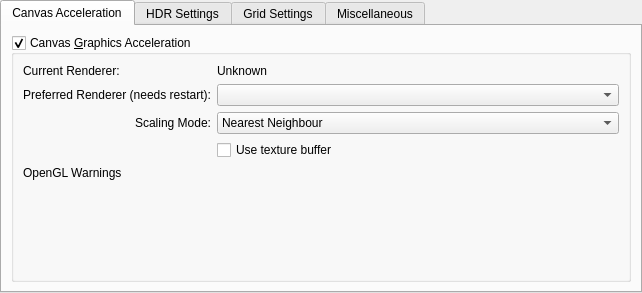
<?xml version="1.0" encoding="UTF-8"?>
<ui version="4.0">
 <author>
    SPDX-FileCopyrightText: none
    SPDX-License-Identifier: GPL-3.0-or-later
  </author>
 <class>WdgDisplaySettings</class>
 <widget class="QWidget" name="WdgDisplaySettings">
  <property name="geometry">
   <rect>
    <x>0</x>
    <y>0</y>
    <width>642</width>
    <height>293</height>
   </rect>
  </property>
  <property name="sizePolicy">
   <sizepolicy hsizetype="MinimumExpanding" vsizetype="MinimumExpanding">
    <horstretch>0</horstretch>
    <verstretch>0</verstretch>
   </sizepolicy>
  </property>
  <property name="windowTitle">
   <string>Display</string>
  </property>
  <layout class="QVBoxLayout" name="verticalLayout">
   <property name="leftMargin">
    <number>0</number>
   </property>
   <property name="topMargin">
    <number>0</number>
   </property>
   <property name="rightMargin">
    <number>0</number>
   </property>
   <property name="bottomMargin">
    <number>0</number>
   </property>
   <item>
    <widget class="QTabWidget" name="tabWidget">
     <property name="currentIndex">
      <number>0</number>
     </property>
     <widget class="QWidget" name="tab">
      <attribute name="title">
       <string>Canvas Acceleration</string>
      </attribute>
      <layout class="QGridLayout" name="gridLayout">
       <item row="0" column="0">
        <widget class="QGroupBox" name="grpOpenGL">
         <property name="sizePolicy">
          <sizepolicy hsizetype="Preferred" vsizetype="Preferred">
           <horstretch>0</horstretch>
           <verstretch>0</verstretch>
          </sizepolicy>
         </property>
         <property name="title">
          <string>Canvas &amp;Graphics Acceleration</string>
         </property>
         <property name="checkable">
          <bool>true</bool>
         </property>
         <layout class="QGridLayout">
          <item row="2" column="1">
           <widget class="QComboBox" name="cmbFilterMode">
            <property name="sizePolicy">
             <sizepolicy hsizetype="Preferred" vsizetype="Fixed">
              <horstretch>0</horstretch>
              <verstretch>0</verstretch>
             </sizepolicy>
            </property>
            <property name="currentIndex">
             <number>0</number>
            </property>
            <item>
             <property name="text">
              <string>Nearest Neighbour</string>
             </property>
            </item>
            <item>
             <property name="text">
              <string>Bilinear Filtering</string>
             </property>
            </item>
            <item>
             <property name="text">
              <string>Trilinear Filtering</string>
             </property>
            </item>
            <item>
             <property name="text">
              <string>High Quality Filtering</string>
             </property>
            </item>
           </widget>
          </item>
          <item row="0" column="0">
           <widget class="QLabel" name="label_6">
            <property name="text">
             <string>Current Renderer:</string>
            </property>
           </widget>
          </item>
          <item row="3" column="1">
           <widget class="QCheckBox" name="chkUseTextureBuffer">
            <property name="sizePolicy">
             <sizepolicy hsizetype="Preferred" vsizetype="Fixed">
              <horstretch>0</horstretch>
              <verstretch>0</verstretch>
             </sizepolicy>
            </property>
            <property name="toolTip">
             <string>&lt;html&gt;&lt;head/&gt;&lt;body&gt;&lt;p&gt;Use Texture Buffering. This can be faster on some GPU/Driver combinations (like Intel) or broken on some others (like AMD/Radeon).&lt;/p&gt;&lt;/body&gt;&lt;/html&gt;</string>
            </property>
            <property name="text">
             <string>Use texture buffer</string>
            </property>
           </widget>
          </item>
          <item row="1" column="1">
           <widget class="QComboBox" name="cmbPreferredRenderer">
            <property name="sizePolicy">
             <sizepolicy hsizetype="Preferred" vsizetype="Fixed">
              <horstretch>0</horstretch>
              <verstretch>0</verstretch>
             </sizepolicy>
            </property>
           </widget>
          </item>
          <item row="4" column="0" colspan="2">
           <widget class="QLabel" name="lblOpenGLWarnings">
            <property name="text">
             <string notr="true">OpenGL Warnings</string>
            </property>
            <property name="textFormat">
             <enum>Qt::RichText</enum>
            </property>
            <property name="wordWrap">
             <bool>true</bool>
            </property>
           </widget>
          </item>
          <item row="1" column="0">
           <widget class="QLabel" name="lblPreferredRenderer">
            <property name="sizePolicy">
             <sizepolicy hsizetype="Fixed" vsizetype="Minimum">
              <horstretch>0</horstretch>
              <verstretch>0</verstretch>
             </sizepolicy>
            </property>
            <property name="text">
             <string>Preferred Renderer (needs restart):</string>
            </property>
            <property name="alignment">
             <set>Qt::AlignRight|Qt::AlignTrailing|Qt::AlignVCenter</set>
            </property>
           </widget>
          </item>
          <item row="0" column="1">
           <widget class="QLabel" name="lblCurrentRenderer">
            <property name="text">
             <string>Unknown</string>
            </property>
           </widget>
          </item>
          <item row="2" column="0">
           <widget class="QLabel" name="label">
            <property name="sizePolicy">
             <sizepolicy hsizetype="Minimum" vsizetype="Minimum">
              <horstretch>0</horstretch>
              <verstretch>0</verstretch>
             </sizepolicy>
            </property>
            <property name="text">
             <string>Scaling Mode:</string>
            </property>
            <property name="alignment">
             <set>Qt::AlignRight|Qt::AlignTrailing|Qt::AlignVCenter</set>
            </property>
           </widget>
          </item>
          <item row="5" column="0" colspan="2">
           <spacer name="verticalSpacer_3">
            <property name="orientation">
             <enum>Qt::Vertical</enum>
            </property>
            <property name="sizeHint" stdset="0">
             <size>
              <width>20</width>
              <height>40</height>
             </size>
            </property>
           </spacer>
          </item>
         </layout>
        </widget>
       </item>
      </layout>
     </widget>
     <widget class="QWidget" name="tabHDR">
      <property name="enabled">
       <bool>true</bool>
      </property>
      <attribute name="title">
       <string>HDR Settings</string>
      </attribute>
      <layout class="QFormLayout" name="formLayout">
       <item row="0" column="1">
        <widget class="QLabel" name="lblCurrentDisplayFormat">
         <property name="text">
          <string>Current Display Format</string>
         </property>
        </widget>
       </item>
       <item row="0" column="0">
        <widget class="QLabel" name="label_7">
         <property name="text">
          <string>Display Format:</string>
         </property>
        </widget>
       </item>
       <item row="1" column="1">
        <widget class="QLabel" name="lblCurrentRootSurfaceFormat">
         <property name="text">
          <string>Current Surface Value</string>
         </property>
        </widget>
       </item>
       <item row="1" column="0">
        <widget class="QLabel" name="label_5">
         <property name="text">
          <string>Current Output Format:</string>
         </property>
        </widget>
       </item>
       <item row="2" column="1">
        <widget class="QComboBox" name="cmbPreferedRootSurfaceFormat"/>
       </item>
       <item row="2" column="0">
        <widget class="QLabel" name="label_9">
         <property name="text">
          <string>Preferred Output Format:</string>
         </property>
        </widget>
       </item>
       <item row="3" column="1">
        <widget class="QGroupBox" name="grpHDRWarning">
         <property name="title">
          <string/>
         </property>
         <layout class="QHBoxLayout" name="horizontalLayout_5">
          <item>
           <widget class="QLabel" name="lblHDRWarningIcon">
            <property name="text">
             <string>TextLabel</string>
            </property>
            <property name="alignment">
             <set>Qt::AlignLeading|Qt::AlignLeft|Qt::AlignTop</set>
            </property>
           </widget>
          </item>
          <item>
           <widget class="QLabel" name="lblHDRWarning">
            <property name="sizePolicy">
             <sizepolicy hsizetype="MinimumExpanding" vsizetype="Preferred">
              <horstretch>0</horstretch>
              <verstretch>0</verstretch>
             </sizepolicy>
            </property>
            <property name="text">
             <string>HDR Warning..................................</string>
            </property>
           </widget>
          </item>
         </layout>
        </widget>
       </item>
       <item row="4" column="0" colspan="2">
        <spacer name="verticalSpacer_2">
         <property name="orientation">
          <enum>Qt::Vertical</enum>
         </property>
         <property name="sizeHint" stdset="0">
          <size>
           <width>20</width>
           <height>40</height>
          </size>
         </property>
        </spacer>
       </item>
      </layout>
     </widget>
     <widget class="QWidget" name="tab_3">
      <attribute name="title">
       <string>Grid Settings</string>
      </attribute>
      <layout class="QFormLayout" name="formLayout_2">
       <item row="0" column="0">
        <widget class="QLabel" name="label_4">
         <property name="sizePolicy">
          <sizepolicy hsizetype="Minimum" vsizetype="Preferred">
           <horstretch>0</horstretch>
           <verstretch>0</verstretch>
          </sizepolicy>
         </property>
         <property name="text">
          <string>Transparency Checkerboard:</string>
         </property>
         <property name="alignment">
          <set>Qt::AlignRight|Qt::AlignTrailing|Qt::AlignVCenter</set>
         </property>
        </widget>
       </item>
       <item row="0" column="1">
        <widget class="QFrame" name="frame_4">
         <layout class="QHBoxLayout" name="horizontalLayout_3">
          <property name="leftMargin">
           <number>0</number>
          </property>
          <property name="topMargin">
           <number>0</number>
          </property>
          <property name="rightMargin">
           <number>0</number>
          </property>
          <property name="bottomMargin">
           <number>0</number>
          </property>
          <item>
           <widget class="KisColorButton" name="colorChecks2"/>
          </item>
          <item>
           <widget class="KisColorButton" name="colorChecks1"/>
          </item>
          <item>
           <widget class="QLabel" name="lblCheckSize">
            <property name="text">
             <string>Size:</string>
            </property>
           </widget>
          </item>
          <item>
           <widget class="KisIntParseSpinBox" name="intCheckSize">
            <property name="suffix">
             <string> px</string>
            </property>
            <property name="maximum">
             <number>256</number>
            </property>
            <property name="value">
             <number>32</number>
            </property>
           </widget>
          </item>
          <item>
           <spacer name="horizontalSpacer">
            <property name="orientation">
             <enum>Qt::Horizontal</enum>
            </property>
            <property name="sizeHint" stdset="0">
             <size>
              <width>0</width>
              <height>20</height>
             </size>
            </property>
           </spacer>
          </item>
         </layout>
        </widget>
       </item>
       <item row="1" column="0">
        <widget class="QLabel" name="lblCanvasBorderColor">
         <property name="text">
          <string>Canvas Border Color:</string>
         </property>
         <property name="alignment">
          <set>Qt::AlignRight|Qt::AlignTrailing|Qt::AlignVCenter</set>
         </property>
        </widget>
       </item>
       <item row="1" column="1">
        <widget class="QFrame" name="frame_3">
         <layout class="QHBoxLayout" name="horizontalLayout_2">
          <property name="leftMargin">
           <number>0</number>
          </property>
          <property name="topMargin">
           <number>0</number>
          </property>
          <property name="rightMargin">
           <number>0</number>
          </property>
          <property name="bottomMargin">
           <number>0</number>
          </property>
          <item>
           <widget class="KisColorButton" name="canvasBorder">
            <property name="sizePolicy">
             <sizepolicy hsizetype="Minimum" vsizetype="Fixed">
              <horstretch>0</horstretch>
              <verstretch>0</verstretch>
             </sizepolicy>
            </property>
           </widget>
          </item>
          <item>
           <spacer name="horizontalSpacer_3">
            <property name="orientation">
             <enum>Qt::Horizontal</enum>
            </property>
            <property name="sizeHint" stdset="0">
             <size>
              <width>422</width>
              <height>20</height>
             </size>
            </property>
           </spacer>
          </item>
         </layout>
        </widget>
       </item>
       <item row="2" column="0">
        <widget class="QLabel" name="label_2">
         <property name="sizePolicy">
          <sizepolicy hsizetype="Minimum" vsizetype="Preferred">
           <horstretch>0</horstretch>
           <verstretch>0</verstretch>
          </sizepolicy>
         </property>
         <property name="text">
          <string>Selection Overlay:</string>
         </property>
         <property name="alignment">
          <set>Qt::AlignRight|Qt::AlignTrailing|Qt::AlignVCenter</set>
         </property>
        </widget>
       </item>
       <item row="2" column="1">
        <widget class="QFrame" name="frame_2">
         <layout class="QHBoxLayout" name="horizontalLayout_7">
          <property name="leftMargin">
           <number>0</number>
          </property>
          <property name="topMargin">
           <number>0</number>
          </property>
          <property name="rightMargin">
           <number>0</number>
          </property>
          <property name="bottomMargin">
           <number>0</number>
          </property>
          <item>
           <widget class="KisColorButton" name="btnSelectionOverlayColor">
            <property name="text">
             <string/>
            </property>
           </widget>
          </item>
          <item>
           <widget class="QFrame" name="frame_5">
            <layout class="QFormLayout" name="formLayout_4">
             <property name="leftMargin">
              <number>0</number>
             </property>
             <property name="topMargin">
              <number>0</number>
             </property>
             <property name="rightMargin">
              <number>0</number>
             </property>
             <property name="bottomMargin">
              <number>0</number>
             </property>
             <item row="0" column="0">
              <widget class="QLabel" name="label_3">
               <property name="text">
                <string>Opacity:</string>
               </property>
              </widget>
             </item>
             <item row="0" column="1">
              <widget class="KisDoubleSliderSpinBox" name="sldSelectionOverlayOpacity" native="true">
               <property name="sizePolicy">
                <sizepolicy hsizetype="MinimumExpanding" vsizetype="Preferred">
                 <horstretch>0</horstretch>
                 <verstretch>0</verstretch>
                </sizepolicy>
               </property>
               <property name="minimumSize">
                <size>
                 <width>50</width>
                 <height>20</height>
                </size>
               </property>
              </widget>
             </item>
            </layout>
           </widget>
          </item>
         </layout>
        </widget>
       </item>
       <item row="3" column="0">
        <widget class="QLabel" name="lblCanvasBorderColor_2">
         <property name="text">
          <string>Pixel Grid:</string>
         </property>
         <property name="alignment">
          <set>Qt::AlignRight|Qt::AlignTrailing|Qt::AlignVCenter</set>
         </property>
        </widget>
       </item>
       <item row="3" column="1">
        <widget class="QFrame" name="frame">
         <layout class="QHBoxLayout" name="horizontalLayout_6">
          <property name="leftMargin">
           <number>0</number>
          </property>
          <property name="topMargin">
           <number>0</number>
          </property>
          <property name="rightMargin">
           <number>0</number>
          </property>
          <property name="bottomMargin">
           <number>0</number>
          </property>
          <item>
           <widget class="KisColorButton" name="pixelGridColorButton">
            <property name="text">
             <string/>
            </property>
           </widget>
          </item>
          <item>
           <widget class="QFrame" name="frame_6">
            <layout class="QFormLayout" name="formLayout_3">
             <property name="leftMargin">
              <number>0</number>
             </property>
             <property name="topMargin">
              <number>0</number>
             </property>
             <property name="rightMargin">
              <number>0</number>
             </property>
             <property name="bottomMargin">
              <number>0</number>
             </property>
             <item row="0" column="0">
              <widget class="QLabel" name="gridThresholdLabel">
               <property name="text">
                <string>Start showing at:</string>
               </property>
              </widget>
             </item>
             <item row="0" column="1">
              <widget class="QDoubleSpinBox" name="pixelGridDrawingThresholdBox">
               <property name="suffix">
                <string>%</string>
               </property>
               <property name="maximum">
                <double>9999.000000000000000</double>
               </property>
              </widget>
             </item>
            </layout>
           </widget>
          </item>
          <item>
           <spacer name="horizontalSpacer_2">
            <property name="orientation">
             <enum>Qt::Horizontal</enum>
            </property>
            <property name="sizeHint" stdset="0">
             <size>
              <width>40</width>
              <height>20</height>
             </size>
            </property>
           </spacer>
          </item>
         </layout>
        </widget>
       </item>
       <item row="4" column="0" colspan="2">
        <spacer name="verticalSpacer_4">
         <property name="orientation">
          <enum>Qt::Vertical</enum>
         </property>
         <property name="sizeHint" stdset="0">
          <size>
           <width>20</width>
           <height>40</height>
          </size>
         </property>
        </spacer>
       </item>
      </layout>
     </widget>
     <widget class="QWidget" name="tab_4">
      <attribute name="title">
       <string>Miscellaneous</string>
      </attribute>
      <layout class="QFormLayout" name="formLayout_5">
       <item row="6" column="0" colspan="2">
        <spacer name="verticalSpacer_5">
         <property name="orientation">
          <enum>Qt::Vertical</enum>
         </property>
        </spacer>
       </item>
       <item row="0" column="1">
        <widget class="QCheckBox" name="hideScrollbars">
         <property name="text">
          <string>Hide Canvas Scrollbars</string>
         </property>
         <property name="checked">
          <bool>false</bool>
         </property>
        </widget>
       </item>
       <item row="1" column="1">
        <widget class="QCheckBox" name="chkCurveAntialiasing">
         <property name="text">
          <string>Enable curve anti-aliasing</string>
         </property>
        </widget>
       </item>
       <item row="2" column="1">
        <widget class="QCheckBox" name="chkHidePopups">
         <property name="text">
          <string>Hide layer thumbnail popup</string>
         </property>
        </widget>
       </item>
       <item row="3" column="1">
        <widget class="QCheckBox" name="chkChannelsAsColor">
         <property name="text">
          <string>Color channels in color</string>
         </property>
         <property name="checked">
          <bool>false</bool>
         </property>
        </widget>
       </item>
       <item row="4" column="1">
        <widget class="QCheckBox" name="chkSelectionOutlineAntialiasing">
         <property name="text">
          <string>Enable selection outline anti-aliasing</string>
         </property>
        </widget>
       </item>
       <item row="5" column="1">
        <widget class="QCheckBox" name="chkMoving">
         <property name="toolTip">
          <string>If checked, the checkers will move when scrolling the canvas.</string>
         </property>
         <property name="whatsThis">
          <string>Determines whether the checks will stay put or whether they will scroll together with the canvas</string>
         </property>
         <property name="text">
          <string>&amp;Move checkers when scrolling</string>
         </property>
         <property name="checked">
          <bool>true</bool>
         </property>
        </widget>
       </item>
      </layout>
     </widget>
    </widget>
   </item>
  </layout>
 </widget>
 <customwidgets>
  <customwidget>
   <class>KisIntParseSpinBox</class>
   <extends>QSpinBox</extends>
   <header>kis_int_parse_spin_box.h</header>
  </customwidget>
  <customwidget>
   <class>KisDoubleSliderSpinBox</class>
   <extends>QWidget</extends>
   <header location="global">kis_slider_spin_box.h</header>
   <container>1</container>
  </customwidget>
  <customwidget>
   <class>KisColorButton</class>
   <extends>QPushButton</extends>
   <header>kis_color_button.h</header>
  </customwidget>
 </customwidgets>
 <resources/>
 <connections/>
</ui>
